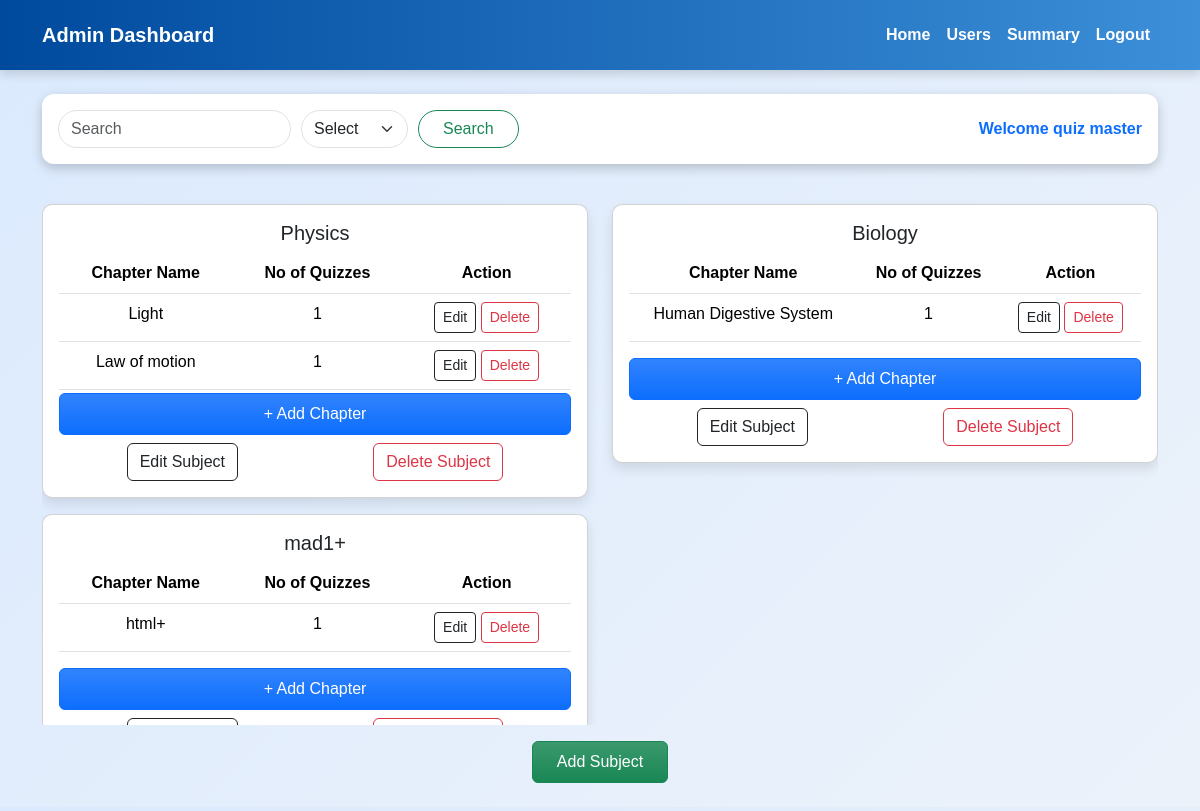
The page /admin on the database its author committed.
### models/models.py (models this page shows)
class User(db.Model):
    id = db.Column(db.Integer(), primary_key=True)
    username = db.Column(db.String(), unique=True, nullable = False)
    email = db.Column(db.String(), unique=True, nullable = False)
    password = db.Column(db.String(), nullable = False)
    full_name = db.Column(db.String(), nullable = False)
    qualification = db.Column(db.String(), nullable = False)
    dob = db.Column(db.String(), nullable = False)
    type = db.Column(db.String(), default="general")

class Subject(db.Model):
    sub_id = db.Column(db.Integer(), primary_key = True)
    sub_name = db.Column(db.String(), nullable = False)
    sub_description = db.Column(db.String(), nullable= True)
    chapters = db.relationship('Chapter', backref = 'subject')

class Chapter(db.Model):
    chap_id = db.Column(db.Integer(), primary_key = True)
    chap_name = db.Column(db.String(), nullable = False)
    chap_description = db.Column(db.String(), nullable = True)
    subject_id = db.Column(db.Integer, db.ForeignKey('subject.sub_id'), nullable = False)
    quizzes = db.relationship('Quiz', backref = 'chapter')

### controllers/controllers.py (the view)
@app.route("/admin")
def admin_dash():
    my_user = User.query.filter_by(type="admin").first()
    subjects = Subject.query.all()
    for sub in subjects:
        sub.chapters = Chapter.query.filter_by(subject_id=sub.sub_id).all()
        for chap in sub.chapters:
            chap.no_of_quizzes = Quiz.query.filter_by(chapter_id = chap.chap_id).count()
    return render_template("admin_dash.html",my_user = my_user, subjects=subjects)

### templates/admin_dash.html (shortened to what this page needs)
<!DOCTYPE html>
<html>
<head>
    <link rel="stylesheet" href="https://cdn.jsdelivr.net/npm/bootstrap@5.3.3/dist/css/bootstrap.min.css">
    <link rel="stylesheet" href="/static/admin_dash.css">
</head>
<body>
    <nav class="navbar navbar-expand-lg">
        <div class="container">
            <h6 class="navbar-brand text-white mt-2 " >Admin Dashboard</h6>
            <div class="collapse navbar-collapse">
                <ul class="navbar-nav ms-auto">
                    <li class="nav-item"><a class="nav-link" href="/admin">Home</a></li>
                    <li class="nav-item"><a class="nav-link" href="/users_manage">Users</a></li>
                    <li class="nav-item"><a class="nav-link" href="/admin/summary">Summary</a></li>
                    <li class="nav-item"><a class="nav-link " href="/login">Logout</a></li>
                </ul>
            </div>
        </div>
    </nav>
    <div class="container mt-4">
        <div class="dash-header d-flex justify-content-between align-items-center p-3 border-buttom">
            <form action="/admin/search" >
            <input type="text" class="form-control rounded-pill" placeholder="Search" name="search">
            <select name="option"  class="form-select w-auto rounded-pill">
                <option selected>Select</option>
                <input type="submit" value="Search" class="btn btn-outline-success rounded-pill px-4">
            </select>
            </form>
            <span class="fw-bold text-primary">Welcome {{my_user.username}}</span>
        </div>
        <div class="overflow-auto mt-3" style="max-height: 545px;">
            <div class="row mt-4 ">
                {%for subject in subjects %}
                <div class="col-md-6 mb-3">
                    <a href="{{ url_for('view_chapters',sub_id=subject.sub_id) }}" class="text-decoration-none text-dark">
                    <div class="card p-3">
                        <h5 class="text-center">{{subject.sub_name}}</h5>
                        <div class="overflow-auto " style="max-height: 140px;">
                            <table class="table">
                                <thead>
                                    <tr class="text-center">
                                        <th>Chapter Name</th>
                                        <th>No of Quizzes</th>
                                        <th>Action</th>
                                    </tr>
                                </thead>
                                <tbody>
                                    {% for chapter in subject.chapters %}
                                    <tr class="text-center">
                                        <td>{{ chapter.chap_name }}</td>
                                        <td>{{ chapter.no_of_quizzes }}</td>
                                        <td><a class="btn btn-sm btn-outline-dark " href="{{ url_for('edit_chap', chap_id = chapter.chap_id)}}">Edit</a>
                                            <a class="btn btn-sm btn-outline-danger" href="{{ url_for('delete_chap', chap_id = chapter.chap_id)}}">Delete</a>
                                        </td>
                                    </tr>
                                    {% endfor %}
                                </tbody>
                            </table>
                        </div>
                        <a href="{{ url_for('add_chap', sub_id = subject.sub_id)}}" class="btn btn-primary bg-gradient py-2">+ Add Chapter</a>
                        <div class="d-flex mt-2 justify-content-around">
                            <a href="/edit_sub/{{ subject.sub_id }}" class="btn btn-outline-dark ">
                                <span>Edit Subject</span>
                            </a>
                            <a href="/delete_sub/{{ subject.sub_id }}" class="btn btn-outline-danger ">
                                <span>Delete Subject</span>
                            </a>
                        </div>
                    </div>
                </a>
                </div>
                {% endfor %}
            </div>
        </div>
        <div class="d-flex justify-content-center align-items-center mt-3  gap-4">
            <a href="/add_sub" class="btn btn-success d-flex align-items-center bg-gradient px-4 py-2 mb-4">
                <span>Add Subject</span>
            </a>
        </div>
    </div>
</body>
</html>

### static/admin_dash.css (style rules this page uses)
body { background: linear-gradient(135deg, #dbeafe, #ecf2fa); font-family: 'Poppins', sans-serif; margin: 0; }
.navbar { background: linear-gradient(to right,rgb(0, 74, 158),rgb(60, 143, 216)); box-shadow: 0px 4px 10px rgba(0, 0, 0, 0.15); padding: 10px 20px; transition: all 0.3s ease-in-out; }
.navbar-brand { font-size: 20px; font-weight: bold; }
.navbar a { color: white; font-weight: bold; transition: color 0.3s ease-in-out; }
.dash-header { background-color: white; padding: 15px 20px; border-radius: 12px; box-shadow: 0px 4px 12px rgb(0, 0, 0, 0.2); display: flex; justify-content: space-between; align-items: center; }
.dash-header form { display: flex; align-items: center; gap: 10px; }
.card { background: white; padding: 20px; border-radius: 10px; box-shadow: 0px 6px 12px rgba(0, 0, 0, 0.1); transition: transform 0.3s ease-in-out, box-shadow 0.3s ease-in-out; }

### rows shown on the page
User: username "quiz master"
Subject: sub_name "Physics"
Chapter: chap_name "Light", no_of_quizzes "1"
Chapter: chap_name "Law of motion", no_of_quizzes "1"
Subject: sub_name "Biology"
Chapter: chap_name "Human Digestive System", no_of_quizzes "1"
Subject: sub_name "mad1+"
Chapter: chap_name "html+", no_of_quizzes "1"
